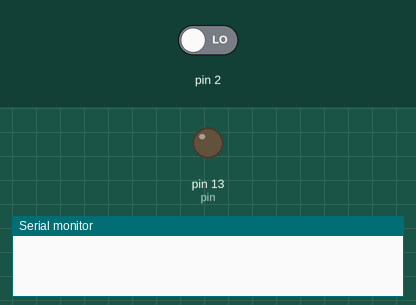
This sketch was run on a simulated Arduino Uno, built with avr-gcc and run on an emulated ATmega328P. On the bench: output pins drawn as LEDs (lit = HIGH), the last lines printed to the serial monitor. The inputs (shaded band) are chosen by the test bench; at power-on: pin 2 LOW.

Above: at 1.2 s.
1.3 s: pin 2 driven HIGH
At 2.4 s:
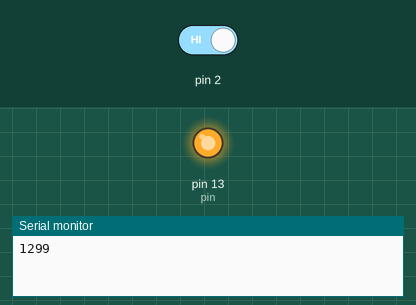
2.8 s: pin 2 driven LOW
At 3.5 s:
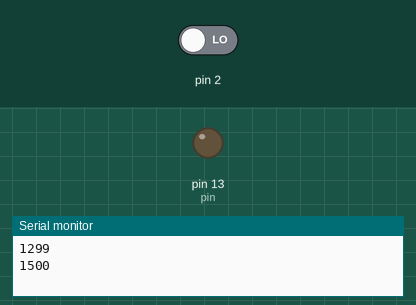
Timing chart, 0 to 5.8 s (numbered marks = the images above; inputs shaded):
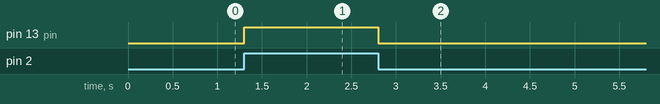

The sketch:

Interrupcion_hardware.ino
```cpp
int pin = 13;
volatile int estado = LOW;
volatile int hazPrint=0;
volatile long lasttime=millis();
long previousTime;
void setup()
{pinMode(pin, OUTPUT);  Serial.begin(9600);
attachInterrupt(0, parpadeo, CHANGE);
}
void loop()
{ digitalWrite(pin, estado);
  if(hazPrint==1)
  { Serial.println(lasttime-previousTime);
    previousTime=lasttime;
    hazPrint=0;   }
}
void parpadeo()
{ estado = !estado;
  lasttime=millis();
  hazPrint=1;}
```

Measured:
- after the input at 1.3 s, pin 13 (pin): LOW → HIGH at once
- after the input at 2.8 s, pin 13 (pin): HIGH → LOW at once
